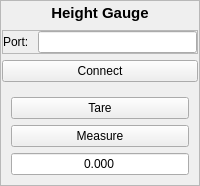
          <widget class="QFrame" name="HeightGaugeFrame">
           <property name="frameShape">
            <enum>QFrame::Shape::StyledPanel</enum>
           </property>
           <property name="frameShadow">
            <enum>QFrame::Shadow::Raised</enum>
           </property>
           <layout class="QGridLayout" name="gridLayout_27">
            <property name="leftMargin">
             <number>1</number>
            </property>
            <property name="topMargin">
             <number>1</number>
            </property>
            <property name="rightMargin">
             <number>1</number>
            </property>
            <property name="bottomMargin">
             <number>1</number>
            </property>
            <item row="0" column="0">
             <widget class="QLabel" name="labelHeightGauge">
              <property name="sizePolicy">
               <sizepolicy hsizetype="MinimumExpanding" vsizetype="Preferred">
                <horstretch>0</horstretch>
                <verstretch>0</verstretch>
               </sizepolicy>
              </property>
              <property name="minimumSize">
               <size>
                <width>50</width>
                <height>22</height>
               </size>
              </property>
              <property name="text">
               <string>&lt;html&gt;&lt;head/&gt;&lt;body&gt;&lt;p&gt;&lt;span style=&quot; font-size:11pt; font-weight:700;&quot;&gt;Height Gauge&lt;/span&gt;&lt;/p&gt;&lt;/body&gt;&lt;/html&gt;</string>
              </property>
              <property name="alignment">
               <set>Qt::AlignmentFlag::AlignCenter</set>
              </property>
             </widget>
            </item>
            <item row="2" column="0">
             <widget class="QPushButton" name="ConnectHeightGauge">
              <property name="text">
               <string>Connect</string>
              </property>
             </widget>
            </item>
            <item row="1" column="0">
             <widget class="QFrame" name="HeightGaugePortFrame">
              <property name="sizePolicy">
               <sizepolicy hsizetype="MinimumExpanding" vsizetype="Preferred">
                <horstretch>0</horstretch>
                <verstretch>0</verstretch>
               </sizepolicy>
              </property>
              <property name="frameShape">
               <enum>QFrame::Shape::StyledPanel</enum>
              </property>
              <property name="frameShadow">
               <enum>QFrame::Shadow::Raised</enum>
              </property>
              <layout class="QGridLayout" name="gridLayout_28">
               <property name="leftMargin">
                <number>0</number>
               </property>
               <property name="topMargin">
                <number>0</number>
               </property>
               <property name="rightMargin">
                <number>0</number>
               </property>
               <property name="bottomMargin">
                <number>0</number>
               </property>
               <item row="0" column="0">
                <widget class="QLabel" name="labHeightGaugePort">
                 <property name="text">
                  <string>&lt;html&gt;&lt;head/&gt;&lt;body&gt;&lt;p&gt;Port: &lt;/p&gt;&lt;/body&gt;&lt;/html&gt;</string>
                 </property>
                </widget>
               </item>
               <item row="0" column="1">
                <widget class="QLineEdit" name="PortHeightGauge">
                 <property name="sizePolicy">
                  <sizepolicy hsizetype="MinimumExpanding" vsizetype="Preferred">
                   <horstretch>0</horstretch>
                   <verstretch>0</verstretch>
                  </sizepolicy>
                 </property>
                </widget>
               </item>
              </layout>
             </widget>
            </item>
            <item row="3" column="0">
             <widget class="QFrame" name="HeightGaugeUtilityFrame">
              <layout class="QGridLayout" name="gridLayout_29">
               <item row="0" column="0">
                <widget class="QPushButton" name="HeightGaugeTare">
                 <property name="text">
                  <string>Tare</string>
                 </property>
                </widget>
               </item>
               <item row="1" column="0">
                <widget class="QPushButton" name="HeightGaugeMeasure">
                 <property name="text">
                  <string>Measure</string>
                 </property>
                </widget>
               </item>
               <item row="2" column="0">
                <widget class="QLineEdit" name="HeightGaugeResult">
                 <property name="acceptDrops">
                  <bool>false</bool>
                 </property>
                 <property name="text">
                  <string>0.000</string>
                 </property>
                 <property name="alignment">
                  <set>Qt::AlignmentFlag::AlignCenter</set>
                 </property>
                 <property name="readOnly">
                  <bool>true</bool>
                 </property>
                </widget>
               </item>
              </layout>
             </widget>
            </item>
           </layout>
          </widget>
